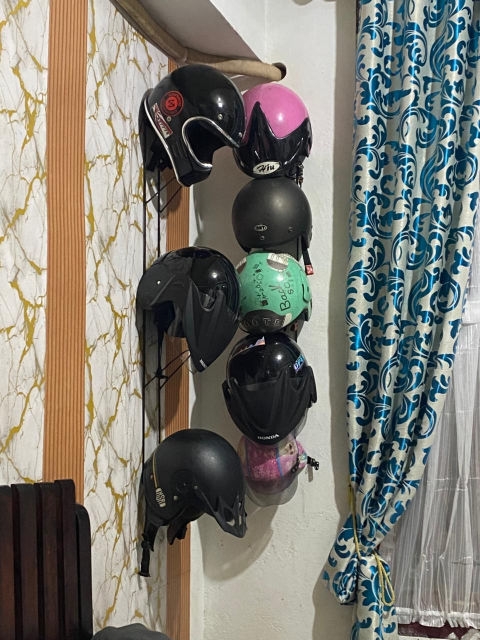
#> input picture foto helm.jpeg, 960 x 1280 px (shown at 1/2 size)
$ jupyter execute tugas_minggu_6.ipynb
#> lines starting #> are read from the running program, lines starting #| are printed output that depends on the picture; after the words box and inside, x2 and y2 are one past the last pixel; in counts of white or black regions, pixels touching at a corner belong together
[cell 1]
import cv2
import numpy as np
import os
import matplotlib.pyplot as plt
import time
from scipy.signal import convolve2d
from skimage.metrics import peak_signal_noise_ratio as psnr
from skimage.metrics import structural_similarity as ssim
from skimage import restoration

# --- Bagian Upload File ---
try:
    from google.colab import files
    print("Silakan upload foto helm Anda:")
    uploaded = files.upload()
#> the answer given: foto helm.jpeg
    file_path = list(uploaded.keys())[0]
except ImportError:
    # Jika berjalan secara lokal (bukan Colab)
    file_path = input("Masukkan path/nama file gambar (contoh: foto helm.jpeg): ")

# --- Fungsi Helper ---
def create_motion_blur_kernel(size, angle):
    M = cv2.getRotationMatrix2D((size/2, size/2), angle, 1)
    kernel = np.diag(np.ones(size))
    kernel = cv2.warpAffine(kernel, M, (size, size))
    return kernel / kernel.sum()

def add_noise(image, mode, param):
    if mode == "gaussian":
        noise = np.random.normal(0, param, image.shape)
        return np.clip(image + noise, 0, 255).astype(np.uint8)
    elif mode == "s&p":
        out = image.copy()
        prob = param
        thres = 1 - prob
        for i in range(image.shape[0]):
            for j in range(image.shape[1]):
                rdn = np.random.random()
                if rdn < prob: out[i][j] = 0
                elif rdn > thres: out[i][j] = 255
        return out

# 1. Load Original Image dengan Proteksi Error
if not os.path.exists(file_path):
    print(f"Error: File {file_path} tidak ditemukan!")
else:
    img = cv2.imread(file_path, 0)
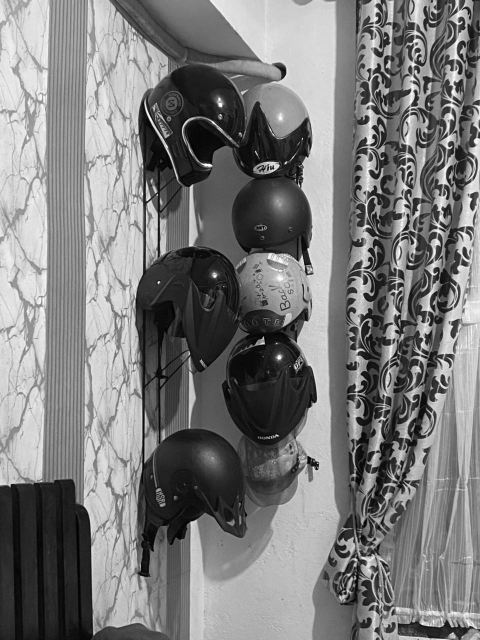
#> img: shape (1280, 960) (shown at 1/2 size); min 0, max 255, mean 123.1
    if img is None:
        print("Error: Gagal membaca file. Pastikan formatnya gambar (jpg/png).")
    else:
        img = cv2.resize(img, (512, 512))
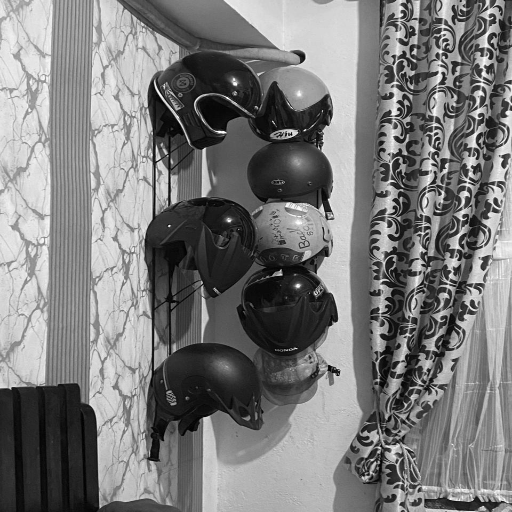
#> img: shape (512, 512); min 0, max 255, mean 123
        print(f"Berhasil memuat: {file_path}")

        # 2. Degradation
        psf = create_motion_blur_kernel(15, 30)
        blurred = cv2.filter2D(img, -1, psf)
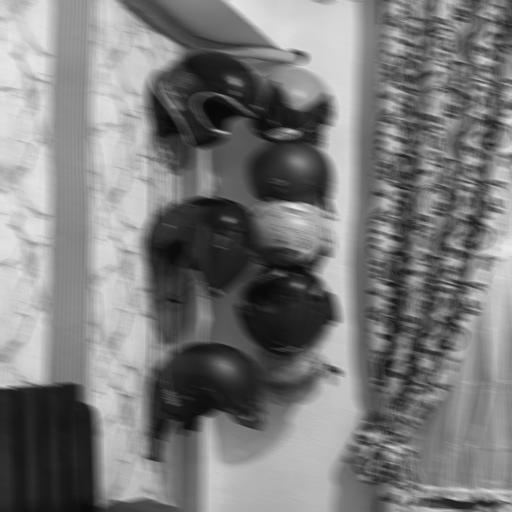
#> blurred: shape (512, 512); min 8, max 236, mean 123

        deg1 = blurred.copy() # Motion blur only
        deg2 = add_noise(blurred, "gaussian", 20) # Gaussian + Blur
#> in add_noise, `return np.clip(image + noise, 0, 255).astype(np.uint8)`:
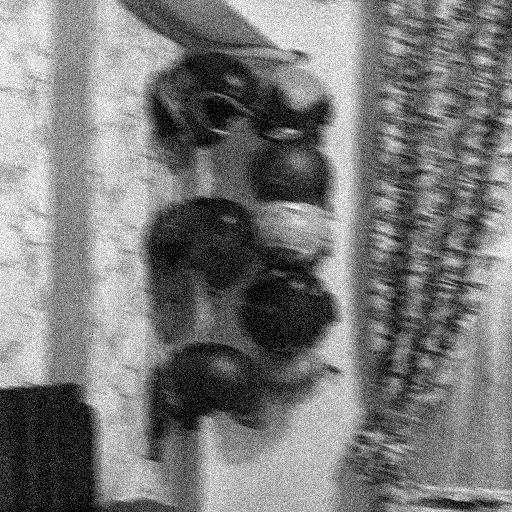
#> returned value: shape (512, 512); min 0, max 255, mean 122.6
        deg3 = add_noise(blurred, "s&p", 0.05) # S&P + Blur
#> call 2 of add_noise, with mode = 's&p', param = 0.05
#> after the loop in add_noise (call 2), `for i in range(image.shape[0]):`:
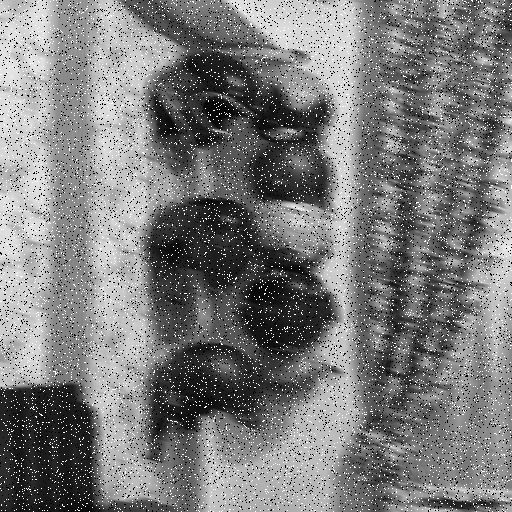
#> out: shape (512, 512); 9.97% of pixels changed, all inside (x1, y1, x2, y2) = (0, 0, 512, 512)

        scenarios = [("Motion Blur", deg1), ("Blur + Gauss", deg2), ("Blur + S&P", deg3)]

        # 3 & 4. Restoration & Visualization
        plt.figure(figsize=(15, 10))

        for i, (name, deg_img) in enumerate(scenarios):
            start_time = time.time()

            # Wiener Filter (scikit-image) - Menggunakan balance sebagai estimasi 1/SNR
            restored_wiener = restoration.wiener(deg_img.astype(float)/255, psf, balance=0.01)

            # Lucy-Richardson (Iterative)
            restored_lr = restoration.richardson_lucy(deg_img.astype(float)/255, psf, num_iter=30)

            elapsed = time.time() - start_time

            # Metrics (diambil dari hasil Lucy-Richardson sebagai contoh)
            res_uint8 = (restored_lr * 255).astype(np.uint8)
            cur_psnr = psnr(img, res_uint8)
            cur_ssim = ssim(img, res_uint8)

            # Tampilkan Hasil
            plt.subplot(2, 3, i+1)
            plt.imshow(deg_img, cmap='gray')
            plt.title(f"Degraded: {name}")
            plt.axis('off')

            plt.subplot(2, 3, i+4)
            plt.imshow(restored_lr, cmap='gray')
            plt.title(f"Restored {name}\nPSNR: {cur_psnr:.2f}dB")
            plt.axis('off')

            print(f"Selesai memproses {name} dalam {elapsed:.2f} detik.")
#> this loop made 3 passes
#> (name, cur_psnr, cur_ssim) on passes 1 to 3: ('Motion Blur', 15.7, 0.535), ('Blur + Gauss', 12.96, 0.169), ('Blur + S&P', 10.18, 0.083)
#| Selesai memproses Motion Blur dalam 1.61 detik.
#| Selesai memproses Blur + Gauss dalam 1.59 detik.
#| Selesai memproses Blur + S&P dalam 1.28 detik.
#> pass 1, `restored_wiener = restoration.wiener(deg_img.astype(float)/255, psf, b..`:
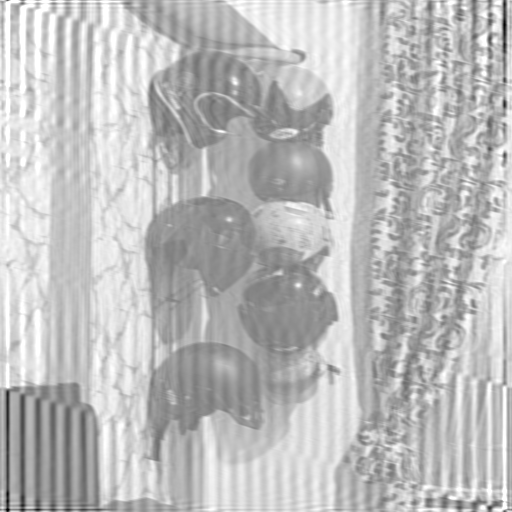
#> restored_wiener: shape (512, 512) float64; min -1, max 1, mean 0.48; drawn with min black and max white
#> pass 1, `restored_lr = restoration.richardson_lucy(deg_img.astype(float)/255, p..`:
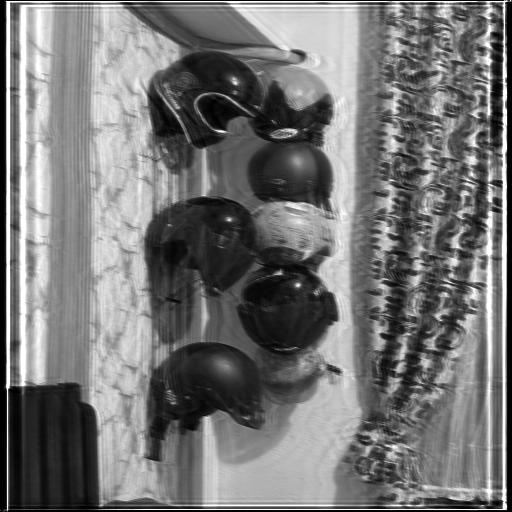
#> restored_lr: shape (512, 512) float64; min 6.75e-11, max 1, mean 0.461
#> pass 2, `restored_wiener = restoration.wiener(deg_img.astype(float)/255, psf, b..`:
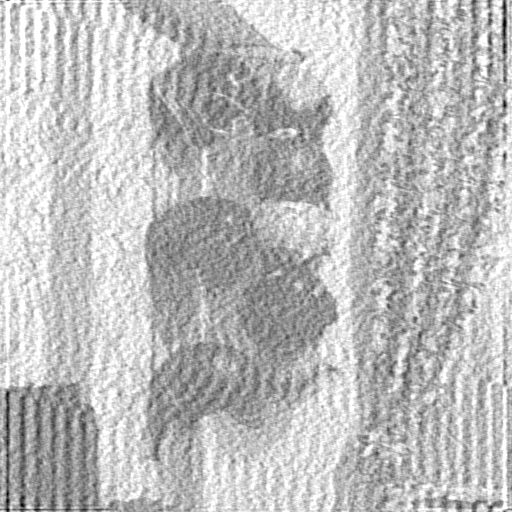
#> restored_wiener: shape (512, 512) float64; min -1, max 1, mean 0.476; drawn with min black and max white

        plt.tight_layout()
        plt.show()
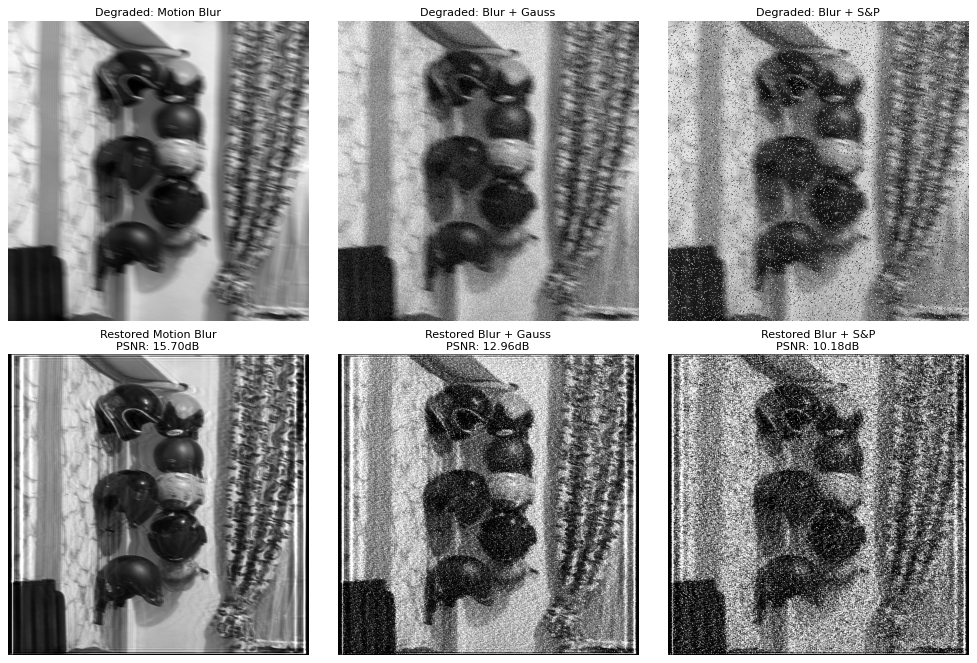
#> figure drawn by matplotlib, 6 panels
